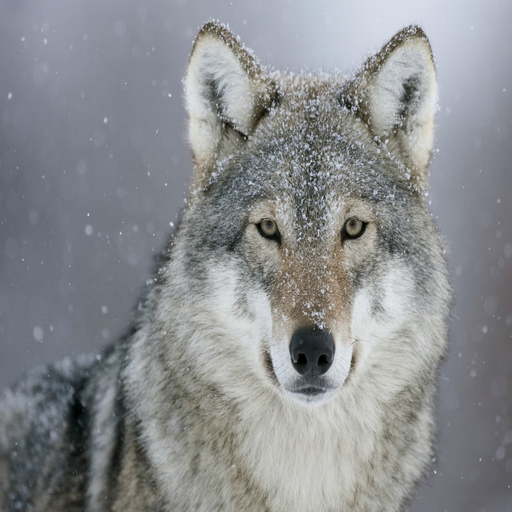
#> input picture Images/04.png, 512 x 512 px
$ python dwt.py
#> lines starting #> are read from the running program, lines starting #| are printed output that depends on the picture; long printed decimals are rounded
import numpy as np
import pywt
import cv2
from matplotlib import pyplot as plt
from random import random

DCT_keys = ['ad', 'dd', 'da']


def RMSE(I0, I1):
    """ Mesure de la RMSE entre les images I0 et I1 """
    assert I0.shape == I1.shape
    H, W = I0.shape
    return np.sqrt(np.sum((I1.astype(np.float32) - I0.astype(np.float32))**2) / (H * W))


def bits(i):
    """ Retourne le nombre de bits nécessaire pour encoder l'entier i """
    if i == 0:
        return 1
    return int(np.log(i) / np.log(2)) + 1


def reconstruct_coeff_slices(coeff_arr):
    """ Reconstruit la liste de dictionnaire coeff_slices associée aux coefficients coeff_arr """
    H, W = coeff_arr.shape
    assert H == W  # On ne supporte que les images carrées
    size0 = int(H / 2**level)
    res = [(slice(None, size0, None), slice(None, size0, None))]
    for i in range(1, level + 1):
        size1 = int(H / 2**(level - i + 1))
        size2 = int(H / 2**(level - i))
        res.append({'ad': (slice(None, size1, None), slice(size1, size2, None)),
                    'da': (slice(size1, size2, None), slice(None, size1, None)),
                    'dd': (slice(size1, size2, None), slice(size1, size2, None))})
    return res


# [18 lines left out: function size_DWT, not called in this run]


def compressed_block_bit_size(plage_encoded_coeff, signed):
    """ Retourne le nombre de bits nécessaire pour encoder la liste de coefficients, encodés en plage, passée en
    argument """
    # Nb de bits nécessaire pour coder les tailles de plage
    size_bits = bits(np.max(np.array([c[1] for c in plage_encoded_coeff])))
    # Liste des valeurs prises par la liste
    values = np.array([c[0] for c in plage_encoded_coeff])
    # Nb de bits nécessaire pour coder les valeurs de plage
    val_bits = bits(np.max(np.abs(values)))
    if signed:
        val_bits += 1  # +1 pour le signe

    overhead = 2 * 8  # Ajout de 2 octets pour passer les valeurs de size_bits et val_bits
    return overhead + len(plage_encoded_coeff) * (size_bits + val_bits)


def calc_taux_comp(compressed_coeff_arr, H, W):
    """ Retourne le taux de compression obtenu pour la liste de coefficients compressés en plage donnée """
    total_size = 0

    # Taille en bits du bloc principal
    C = compressed_coeff_arr[0]
    total_size += compressed_block_bit_size(C, signed=False)  # Le bloc d'approximation n'a pas de valeurs négatives

    # Itération sur les levels
    for i in range(1, level + 1):
        for j in range(len(DCT_keys)):
            C = compressed_coeff_arr[i][j]
            total_size += compressed_block_bit_size(C, signed=True)

    # Bits pour encoder delta:
    # 3 pour passer le nombre de bits sur lesquels les valeurs sont encodées
    total_size += 3 + len(delta) * bits(max(delta.values()))  # Bits pour encoder delta
    return H * W * 8 / total_size


def plage(mat):
    """ Encode en plage la matrice donnée """
    M = mat.flatten()
    assert len(M) > 0
    L = []
    count = 0
    val = M[0]
    for i in M:
        if i == val:
            count += 1
        else:
            L.append((val, count))
            val = i
            count = 1
    L.append((val, count))
    return L


def unplage(L):
    """ Retourne une liste correspondant au décodage en plage de la liste L donnée """
    M = []
    for val, count in L:
        M += count * [val]
    return np.array(M)


def quantification(I):
    """ Retourne les coefficients de DWT quantifiés de l'image donnée """
    coeffs_DWT = pywt.wavedec2(I, onde, 'symmetric', level)
    coeff_arr, coeff_slices = pywt.coeffs_to_array(coeffs_DWT)

    # Quantification
    coeff_arr_q = coeff_arr.copy()
    coeff_slices_q = coeff_slices.copy()

    # Quantification
    C = coeff_arr_q[coeff_slices_q[0]]  # Matrice de coefficient à quantifier
    coeff_arr_q[coeff_slices_q[0]] = np.sign(C) * np.fix(np.abs(C) / delta[0])

    for i in range(1, level + 1):
        for key in DCT_keys:
            C = coeff_arr_q[coeff_slices_q[i][key]]  # Matrice de coefficient à quantifier
            coeff_arr_q[coeff_slices_q[i][key]] = np.sign(C) * np.fix(np.abs(C) / delta[i])
    return coeff_arr_q, coeff_slices_q


def compression(coeff_arr, coeff_slices):
    """ Retourn les coefficients de DCT donnés codés en plage """
    compressed_coeff_arr = []
    C = coeff_arr[coeff_slices[0]]
    compressed_coeff_arr.append(plage(C))

    for i in range(1, level + 1):
        tup = []
        for key in DCT_keys:
            C = coeff_arr[coeff_slices[i][key]]
            tup.append(plage(C))
        compressed_coeff_arr.append(tuple(tup))
    return compressed_coeff_arr


def decompression(compressed_coeff_arr, coeff_slices):
    """ Retourne la matrice de coefficients DWT correspondant aux coefficients en plage dans compressed_coeff_arr """
    C = unplage(compressed_coeff_arr[0])

    # Récupération des dimensions de l'image
    l = np.sqrt(len(C))
    assert int(l) == l  # On ne traite que des images carrées
    H = 2**level * int(l)
    W = H

    coeff_arr = np.zeros((H, W))
    size0 = int(H / 2**level)
    coeff_arr[coeff_slices[0]] = C.reshape((size0, size0))

    for i in range(1, level + 1):
        for j, key in enumerate(DCT_keys):
            C = unplage(compressed_coeff_arr[i][j])
            size = int(H / 2**(level - i + 1))
            coeff_arr[coeff_slices[i][key]] = C.reshape((size, size))

    return coeff_arr


def reconstruction(compressed_coeff_arr, coeff_slices_rec):
    coeff_arr_rec = decompression(compressed_coeff_arr, coeff_slices_rec)

    r = 0.35  # A fixer pour minimiser la RMSE

    Q = coeff_arr_rec[coeff_slices_rec[0]]  # Matrice de coefficient à déquantifier
    coeff_arr_rec[coeff_slices_rec[0]] = (Q + r * np.sign(Q)) * delta[0]

    for i in range(1, level + 1):
        for key in DCT_keys:
            Q = coeff_arr_rec[coeff_slices_rec[i][key]]  # Matrice de coefficient à déquantifier
            coeff_arr_rec[coeff_slices_rec[i][key]] = (Q + r * np.sign(Q)) * delta[i]

    # Reconstruction
    coeffs_rec = pywt.array_to_coeffs(coeff_arr_rec, coeff_slices_rec)

    # Mise au même format que coeffs_DWT
    coeffs_rec = [coeffs_rec[0]] + [list(coeffs_rec[i].values()) for i in range(1, level + 1)]
    for i in range(1, level + 1):
        coeffs_rec[i] = [coeffs_rec[i][1], coeffs_rec[i][0], coeffs_rec[i][2]]

    I_rec = pywt.waverec2(coeffs_rec, onde)
    return np.clip(I_rec, 0, 255).astype(np.uint8)


def main():
    I = cv2.imread("Images/04.png", 0)
    H, W = I.shape

    coeff_arr_q, coeff_slices_q = quantification(I)
#> in quantification, `coeffs_DWT = pywt.wavedec2(I, onde, 'symmetric', level)`: coeffs_DWT = 4 items
#> after the loop in quantification, `for i in range(1, level + 1):`:
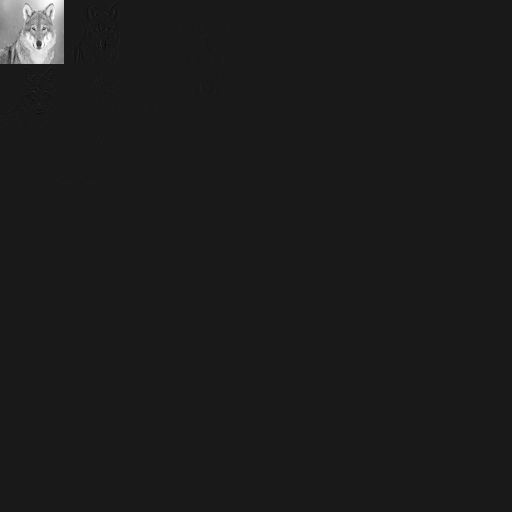
#> coeff_arr_q: shape (512, 512) float64; min -14, max 126, mean 1.2; drawn with min black and max white
#> coeff_slices_q = 4 items

    coeff_slices_rec = reconstruct_coeff_slices(coeff_arr_q)  # Reconstruits pour signifier qu'on a pas besoin de les passer
#> coeff_slices_rec = 4 items
    compressed_coeff_arr = compression(coeff_arr_q, coeff_slices_rec)
#> in plage, `M = mat.flatten()`: M = 4096 values, max 126 at index 2477, min 3 at index 3273, mean 79.18
#> in plage, `val = M[0]`: val = 80
#> the loop in plage, `for i in M:` made 4096 passes
#> (i, val, count) on passes 2, 3, 4, 5, 6, 7, 10, 11: (78, 78, 1), (80, 80, 1), (84, 84, 1), (87, 87, 1), (89, 89, 1), (90, 90, 1), (89, 89, 1), (88, 88, 1)
#> after the loop in plage, `for i in M:`: L = 3637 pairs, first value 3 to 126, second value 1 to 8
#> after the loop in compression, `for i in range(1, level + 1):`: compressed_coeff_arr = 4 items
#> compressed_coeff_arr = 4 items

    taux_comp = calc_taux_comp(compressed_coeff_arr, H, W)
#> in calc_taux_comp, `C = compressed_coeff_arr[0]`: C = 3638 pairs, first value 3 to 126, second value 1 to 8
#> in compressed_block_bit_size, `size_bits = bits(np.max(np.array([c[1] for c in plage_encoded_coeff])))`: size_bits = 4
#> in compressed_block_bit_size, `values = np.array([c[0] for c in plage_encoded_coeff])`: values = 3638 values, max 126 at index 2159, min 3 at index 2881, mean 79.44
#> in compressed_block_bit_size, `val_bits = bits(np.max(np.abs(values)))`: val_bits = 7
#> in calc_taux_comp, `total_size += compressed_block_bit_size(C, signed=False)  # Le bloc d'..`: total_size = 40034
#> the loop in calc_taux_comp, `for i in range(1, level + 1):` made 3 passes
#> after the loop in calc_taux_comp, `for i in range(1, level + 1):`: total_size = 139664
#> in calc_taux_comp, `total_size += 3 + len(delta) * bits(max(delta.values()))`: total_size = 139691
#> taux_comp = 15.01

    I_rec = reconstruction(compressed_coeff_arr, coeff_slices_rec)
#> the loop in unplage, `for val, count in L:` made 3638 passes
#> (val, count) on passes 11 to 13: (86, 4), (85, 1), (86, 3)
#> in decompression, `C = unplage(compressed_coeff_arr[0])`: C has the same summary as M in plage
#> in decompression, `l = np.sqrt(len(C))`: l = 64
#> in decompression, `H = 2**level * int(l)`: H = 512
#> in decompression, `size0 = int(H / 2**level)`: size0 = 64
#> after the loop in reconstruction, `for i in range(1, level + 1):`:
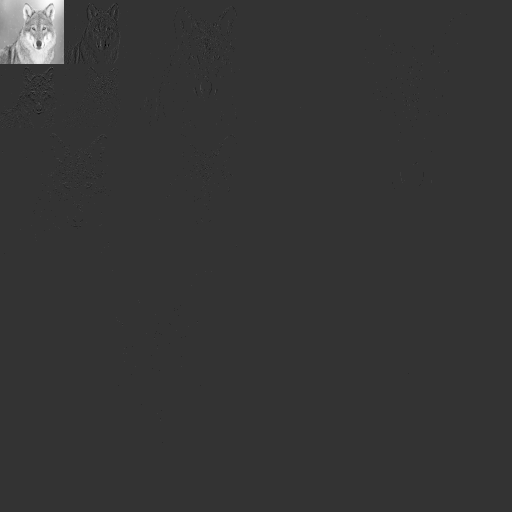
#> coeff_arr_rec: shape (512, 512) float64; min -444.8, max 1768.9, mean 17.4; drawn with min black and max white
#> in reconstruction, `coeffs_rec = pywt.array_to_coeffs(coeff_arr_rec, coeff_slices_rec)`: coeffs_rec = 4 items

    diff = np.abs(I_rec.astype(np.int16) - I.astype(np.int16)).astype(np.uint8)
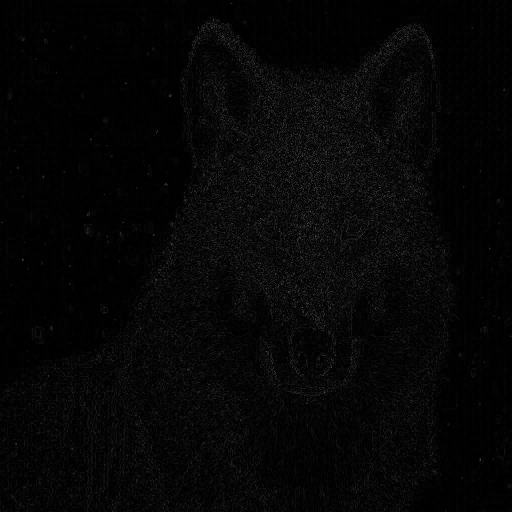
#> diff: shape (512, 512); min 0, max 87, mean 5.9

    coeffs_DWT = pywt.wavedec2(I, onde, 'symmetric', level)
#> coeffs_DWT = 4 items
    coeff_arr, coeff_slices = pywt.coeffs_to_array(coeffs_DWT)
#> coeff_slices = 4 items

    plt.figure(1)
    plt.subplot(1, 3, 1)
    plt.imshow(I, 'gray')
    plt.title('Image de base')
    plt.subplot(1, 3, 2)
    plt.imshow(coeff_arr, 'gray')
    plt.title('Décomposition en ondelette')
    plt.subplot(1, 3, 3)
    plt.imshow(np.log(1 + np.abs(coeff_arr_q)), 'gray')
    plt.title('Décomposition en ondelette quantifiée (log de v. abs)')

    fig2 = plt.figure(2)
    for i in range(1, level + 1):
        echelle = coeffs_DWT[i][1] + coeffs_DWT[i][1] + coeffs_DWT[i][2]

        hist, bins = np.histogram(echelle, bins=250)
        ax = fig2.add_subplot(level, 1, i)
        width = 0.7 * (bins[1] - bins[0])
        center = (bins[:-1] + bins[1:]) / 2
        ax.bar(center, hist, align='center', width=width)
        plt.title(f'Histogramme de DWT - echelle {i}')
#> this loop made 3 passes
#> width on passes 1 to 3: 4.84, 2.3, 1.19

    fig2 = plt.figure(3)
    for i in range(1, level + 1):
        echelle = coeff_arr_q[coeff_slices[i]['ad']] + coeff_arr_q[coeff_slices[i]['dd']] + coeff_arr_q[coeff_slices[i]['da']]

        hist, bins = np.histogram(echelle, bins=100)
        ax = fig2.add_subplot(level, 1, i)
        width = 0.7 * (bins[1] - bins[0])
        center = (bins[:-1] + bins[1:]) / 2
        ax.bar(center, hist, align='center', width=width)
        plt.title(f'Histogramme de DWT quantifiée - echelle {i}')
#> this loop made 3 passes
#> width on passes 1 to 3: 0.224, 0.063, 0.021
#> pass 1, in main, `echelle = coeff_arr_q[coeff_slices[i]['ad']] + coeff_arr_q[coeff_slice..`:
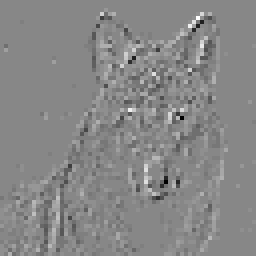
#> echelle: shape (64, 64) float64 (shown 4 times larger); min -17, max 15, mean 0.00684; drawn with min black and max white
#> pass 3, in main, `echelle = coeff_arr_q[coeff_slices[i]['ad']] + coeff_arr_q[coeff_slice..`:
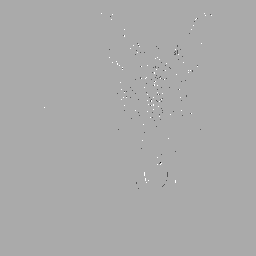
#> echelle: shape (256, 256) float64; min -2, max 1, mean -0.00029; drawn with min black and max white

    plt.figure(4)

    plt.subplot(1, 3, 1)
    plt.imshow(I, 'gray')
    plt.title('Image de base')

    plt.subplot(1, 3, 2)
    plt.imshow(I_rec, 'gray')
    plt.title('Image compressée')

    plt.subplot(1, 3, 3)
    plt.imshow(diff, 'gray')
    plt.title('Différence')

    print(f"RMSE : {RMSE(I, I_rec)}")
#| RMSE : 9.534
    print(f"Taux de compression : {taux_comp}")
#| Taux de compression : 15.013

    cv2.imwrite("res_dwt.png", I_rec)
    cv2.imwrite("diff_dwt.png", diff)
    cv2.imwrite("oreille.png", I[10:190, 170:300])
    cv2.imwrite("oreille_dwt.png", I_rec[10:190, 170:300])
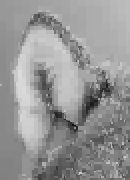
#> saved as oreille_dwt.png: shape (180, 130); min 15, max 219, mean 149.4

    plt.show()
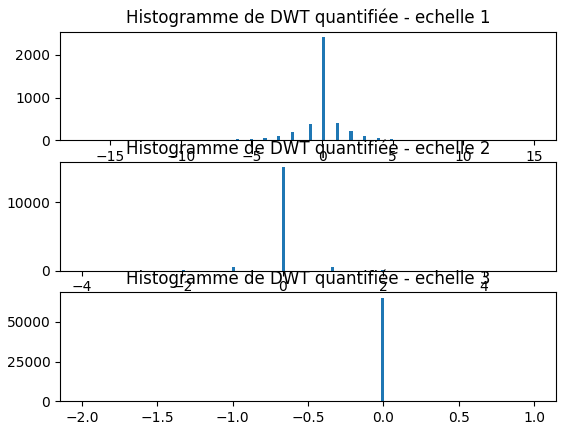
#> figure drawn by matplotlib, 3 panels; panel 1: tallest bar 2427 high, from x = 0.008 to 0.232; panel 2: tallest bar 15127 high, from x = -0.0265 to 0.0365; panel 3: tallest bar 65302 high, from x = -0.0155 to 0.0055


# [30 lines left out: function test, not called in this run]


if __name__ == "__main__":
    onde = "haar"
    delta = {0: 14, 1: 31, 2: 49, 3: 61}
    level = len(delta) - 1
    #test()
    main()

$ run again, with Images/01.png copied over Images/04.png
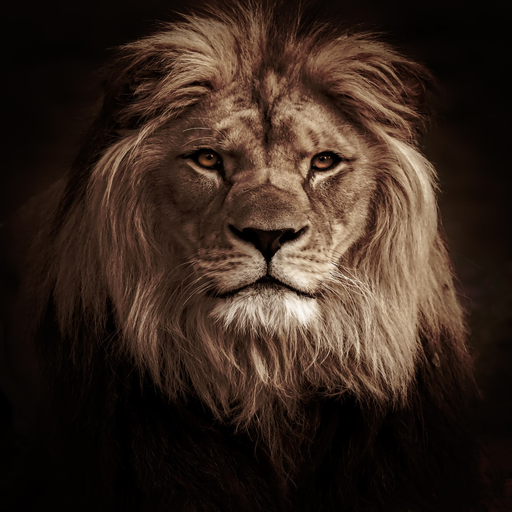
#> input picture Images/01.png, 512 x 512 px
#> in quantification, `coeffs_DWT = pywt.wavedec2(I, onde, 'symmetric', level)`: coeffs_DWT = 4 items
#> in plage, `M = mat.flatten()`: M = 4096 values, max 135 at index 2469, min 0 at index 1887, mean 23.95
#> in plage, `val = M[0]`: val = 2
#> the loop in plage, `for i in M:` made 4096 passes
#> (i, val, count) on passes 8, 17, 23, 24, 25, 26, 27, 28: (3, 3, 1), (4, 4, 1), (5, 5, 1), (6, 6, 1), (9, 9, 1), (12, 12, 1), (16, 16, 1), (12, 12, 1)
#> after the loop in plage, `for i in M:`: L = 3179 pairs, first value 0 to 135, second value 1 to 21
#> after the loop in compression, `for i in range(1, level + 1):`: compressed_coeff_arr = 4 items
#> in calc_taux_comp, `C = compressed_coeff_arr[0]`: C = 3180 pairs, first value 0 to 135, second value 1 to 21
#> size_bits = 5
#> values = 3180 values, max 135 at index 2033, min 0 at index 1482, mean 29.42
#> in compressed_block_bit_size, `val_bits = bits(np.max(np.abs(values)))`: val_bits = 8
#> in calc_taux_comp, `total_size += compressed_block_bit_size(C, signed=False)  # Le bloc d'..`: total_size = 41356
#> the loop in calc_taux_comp, `for i in range(1, level + 1):` made 3 passes
#> after the loop in calc_taux_comp, `for i in range(1, level + 1):`: total_size = 153378
#> in calc_taux_comp, `total_size += 3 + len(delta) * bits(max(delta.values()))`: total_size = 153405
#> taux_comp = 13.67
#> the loop in unplage, `for val, count in L:` made 3180 passes
#> (val, count) on passes 3 to 5: (4, 6), (5, 1), (6, 1)
#> in decompression, `C = unplage(compressed_coeff_arr[0])`: C has the same summary as M in plage
#> l = 64
#> in decompression, `H = 2**level * int(l)`: H = 512
#> in decompression, `size0 = int(H / 2**level)`: size0 = 64
#> after the loop in reconstruction, `for i in range(1, level + 1):`:
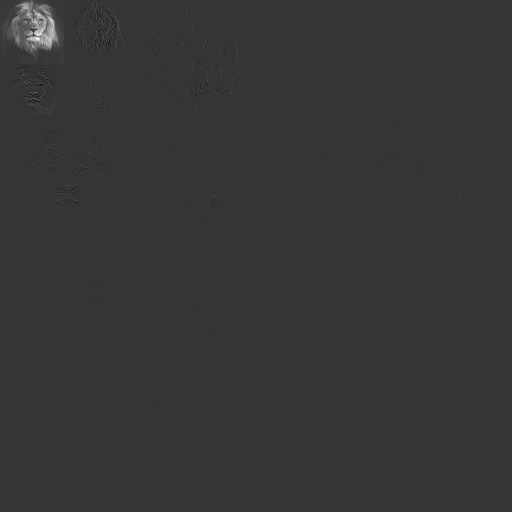
#> coeff_arr_rec: shape (512, 512) float64; min -506.9, max 1894.9, mean 5.3; drawn with min black and max white
#> coeffs_rec = 4 items
#> the loop in main, `for i in range(1, level + 1):` made 3 passes
#> width on passes 1 to 3: 4.19, 2.16, 1.2
#> the loop in main, `for i in range(1, level + 1):` made 3 passes
#> width on passes 1 to 3: 0.238, 0.063, 0.014
#| RMSE : 9.661
#| Taux de compression : 13.671
#> in main, `plt.show()`:
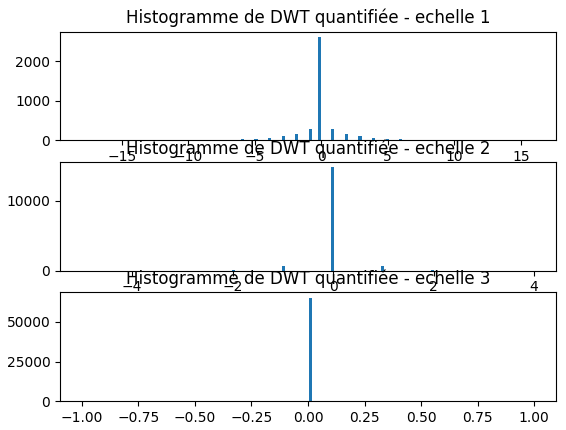
#> figure drawn by matplotlib, 3 panels; panel 1: tallest bar 2619 high, from x = -0.269 to -0.031; panel 2: tallest bar 14785 high, from x = -0.0365 to 0.0265; panel 3: tallest bar 65274 high, from x = 0.003 to 0.017

$ run again, with Images/02.png copied over Images/04.png
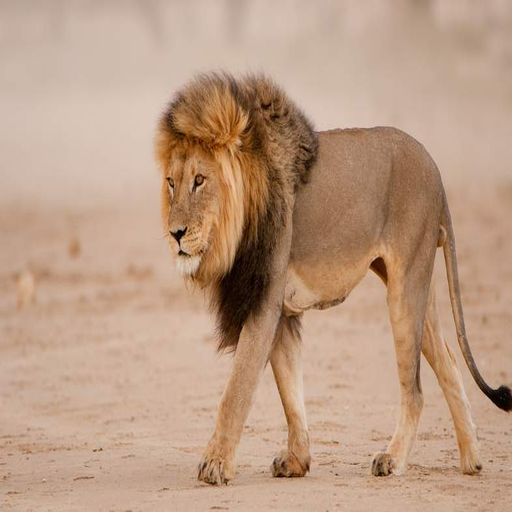
#> input picture Images/02.png, 512 x 512 px
#> in quantification, `coeffs_DWT = pywt.wavedec2(I, onde, 'symmetric', level)`: coeffs_DWT = 4 items
#> in plage, `M = mat.flatten()`: M = 4096 values, max 117 at index 849, min 6 at index 2205, mean 92.14
#> in plage, `val = M[0]`: val = 96
#> the loop in plage, `for i in M:` made 4096 passes
#> (i, val, count) on passes 3, 6, 7, 9, 10, 11, 12, 14: (97, 97, 1), (98, 98, 1), (97, 97, 1), (99, 99, 1), (101, 101, 1), (100, 100, 1), (99, 99, 1), (100, 100, 1)
#> after the loop in plage, `for i in M:`: L = 3158 pairs, first value 6 to 117, second value 1 to 17
#> after the loop in compression, `for i in range(1, level + 1):`: compressed_coeff_arr = 4 items
#> in calc_taux_comp, `C = compressed_coeff_arr[0]`: C = 3159 pairs, first value 6 to 117, second value 1 to 17
#> size_bits = 5
#> values = 3159 values, max 117 at index 551, min 6 at index 1623, mean 89.16
#> in compressed_block_bit_size, `val_bits = bits(np.max(np.abs(values)))`: val_bits = 7
#> in calc_taux_comp, `total_size += compressed_block_bit_size(C, signed=False)  # Le bloc d'..`: total_size = 37924
#> the loop in calc_taux_comp, `for i in range(1, level + 1):` made 3 passes
#> after the loop in calc_taux_comp, `for i in range(1, level + 1):`: total_size = 97475
#> in calc_taux_comp, `total_size += 3 + len(delta) * bits(max(delta.values()))`: total_size = 97502
#> taux_comp = 21.51
#> the loop in unplage, `for val, count in L:` made 3159 passes
#> (val, count) on passes 9 to 11: (100, 4), (97, 1), (96, 1)
#> in decompression, `C = unplage(compressed_coeff_arr[0])`: C has the same summary as M in plage
#> l = 64
#> in decompression, `H = 2**level * int(l)`: H = 512
#> in decompression, `size0 = int(H / 2**level)`: size0 = 64
#> after the loop in reconstruction, `for i in range(1, level + 1):`:
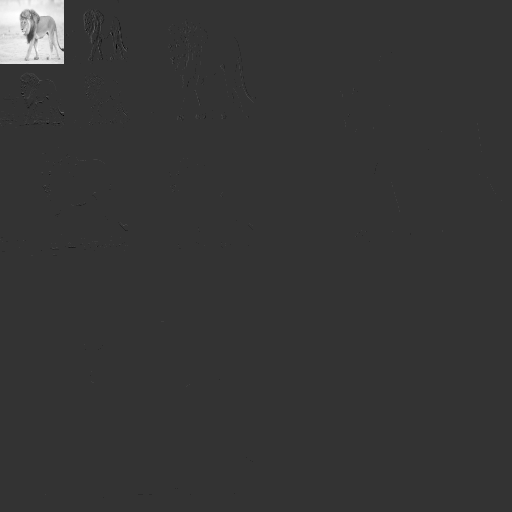
#> coeff_arr_rec: shape (512, 512) float64; min -413.8, max 1642.9, mean 20.3; drawn with min black and max white
#> coeffs_rec = 4 items
#> the loop in main, `for i in range(1, level + 1):` made 3 passes
#> width on passes 1 to 3: 4.51, 2.28, 1.07
#> the loop in main, `for i in range(1, level + 1):` made 3 passes
#> width on passes 1 to 3: 0.238, 0.07, 0.014
#| RMSE : 6.587
#| Taux de compression : 21.509
#> in main, `plt.show()`:
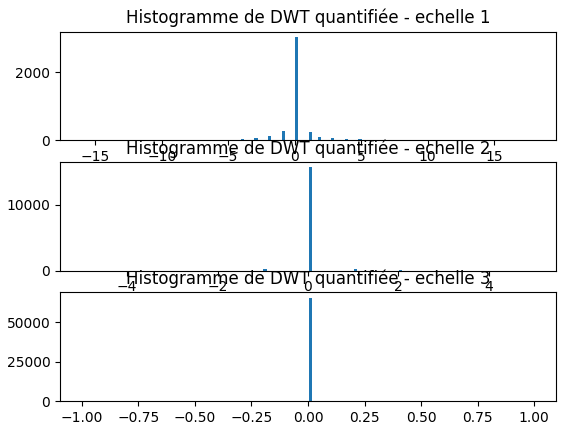
#> figure drawn by matplotlib, 3 panels; panel 1: tallest bar 3039 high, from x = 0.031 to 0.269; panel 2: tallest bar 15724 high, from x = 0.015 to 0.085; panel 3: tallest bar 65424 high, from x = 0.003 to 0.017
